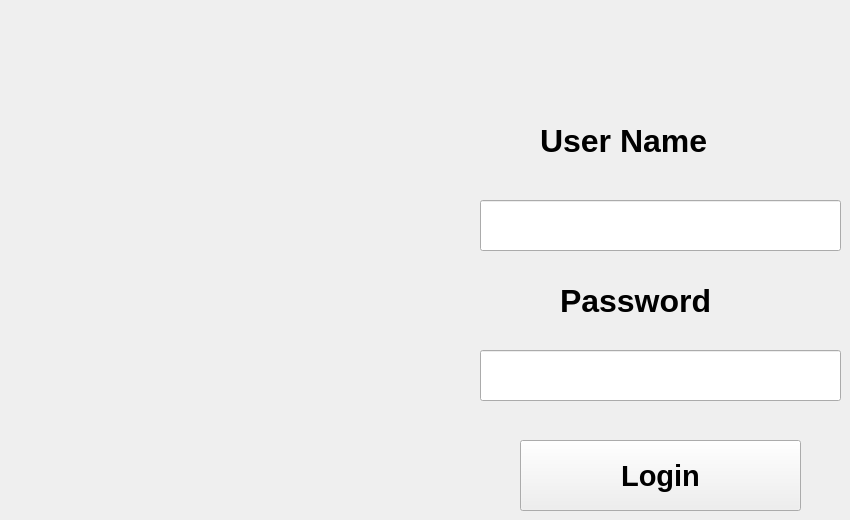
    <widget class="QWidget" name="page">
     <widget class="QLineEdit" name="username">
      <property name="geometry">
       <rect>
        <x>480</x>
        <y>200</y>
        <width>361</width>
        <height>51</height>
       </rect>
      </property>
     </widget>
     <widget class="QLineEdit" name="password">
      <property name="geometry">
       <rect>
        <x>480</x>
        <y>350</y>
        <width>361</width>
        <height>51</height>
       </rect>
      </property>
     </widget>
     <widget class="QLabel" name="usernameLab">
      <property name="geometry">
       <rect>
        <x>540</x>
        <y>110</y>
        <width>231</width>
        <height>61</height>
       </rect>
      </property>
      <property name="font">
       <font>
        <pointsize>24</pointsize>
        <weight>75</weight>
        <bold>true</bold>
       </font>
      </property>
      <property name="text">
       <string>User Name</string>
      </property>
     </widget>
     <widget class="QLabel" name="passwordLab">
      <property name="geometry">
       <rect>
        <x>560</x>
        <y>270</y>
        <width>201</width>
        <height>61</height>
       </rect>
      </property>
      <property name="font">
       <font>
        <pointsize>24</pointsize>
        <weight>75</weight>
        <bold>true</bold>
       </font>
      </property>
      <property name="text">
       <string>Password</string>
      </property>
     </widget>
     <widget class="QPushButton" name="login">
      <property name="geometry">
       <rect>
        <x>520</x>
        <y>440</y>
        <width>281</width>
        <height>71</height>
       </rect>
      </property>
      <property name="font">
       <font>
        <pointsize>22</pointsize>
        <weight>75</weight>
        <bold>true</bold>
       </font>
      </property>
      <property name="text">
       <string>Login</string>
      </property>
     </widget>
    </widget>
